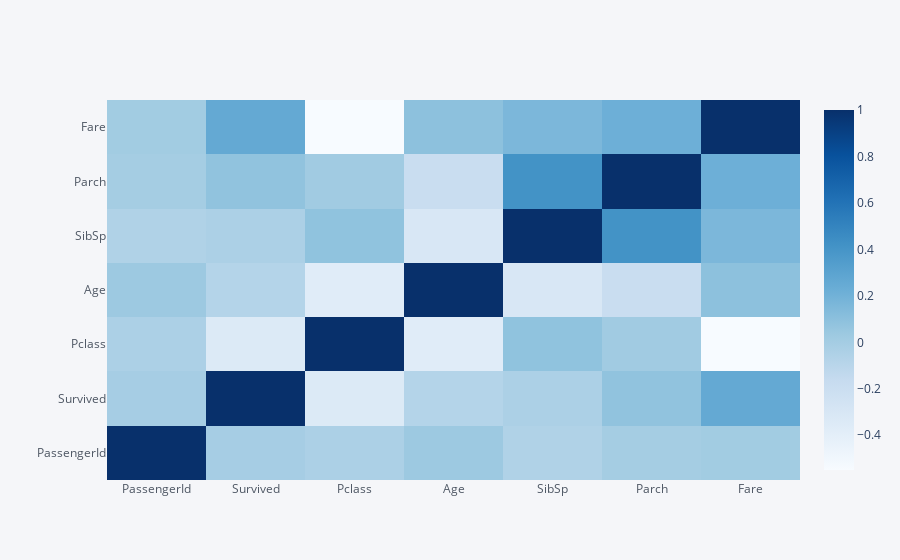

Notebook code for this chart:
### Code cell
train.corr().iplot(kind='heatmap',colorscale='Blues')

### Figure 1 — Plotly figure (JSON) as saved in the notebook; plotly's stock layout.template omitted (floating-point values rounded to 4 significant figures)
{"data": [{"colorscale": [[0, "rgb(247,251,255)"], [0.125, "rgb(222,235,247)"], [0.25, "rgb(198,219,239)"], [0.375, "rgb(158,202,225)"], [0.5, "rgb(107,174,214)"], [0.625, "rgb(66,146,198)"], [0.75, "rgb(33,113,181)"], [0.875, "rgb(8,81,156)"], [1, "rgb(8,48,107)"]], "type": "heatmap", "x": ["PassengerId", "Survived", "Pclass", "Age", "SibSp", "Parch", "Fare"], "y": ["PassengerId", "Survived", "Pclass", "Age", "SibSp", "Parch", "Fare"], "z": [[1, -0.005007, -0.03514, 0.03685, -0.05753, -0.001652, 0.01266], [-0.005007, 1, -0.3385, -0.07722, -0.03532, 0.08163, 0.2573], [-0.03514, -0.3385, 1, -0.3692, 0.08308, 0.01844, -0.5495], [0.03685, -0.07722, -0.3692, 1, -0.3082, -0.1891, 0.09607], [-0.05753, -0.03532, 0.08308, -0.3082, 1, 0.4148, 0.1597], [-0.001652, 0.08163, 0.01844, -0.1891, 0.4148, 1, 0.2162], [0.01266, 0.2573, -0.5495, 0.09607, 0.1597, 0.2162, 1]], "zmax": 1, "zmin": -0.5495}], "layout": {"legend": {"bgcolor": "#F5F6F9", "font": {"color": "#4D5663"}}, "paper_bgcolor": "#F5F6F9", "plot_bgcolor": "#F5F6F9", "title": {"font": {"color": "#4D5663"}}, "xaxis": {"gridcolor": "#E1E5ED", "showgrid": true, "tickfont": {"color": "#4D5663"}, "title": {"font": {"color": "#4D5663"}, "text": ""}, "zerolinecolor": "#E1E5ED"}, "yaxis": {"gridcolor": "#E1E5ED", "showgrid": true, "tickfont": {"color": "#4D5663"}, "title": {"font": {"color": "#4D5663"}, "text": ""}, "zerolinecolor": "#E1E5ED"}}}
